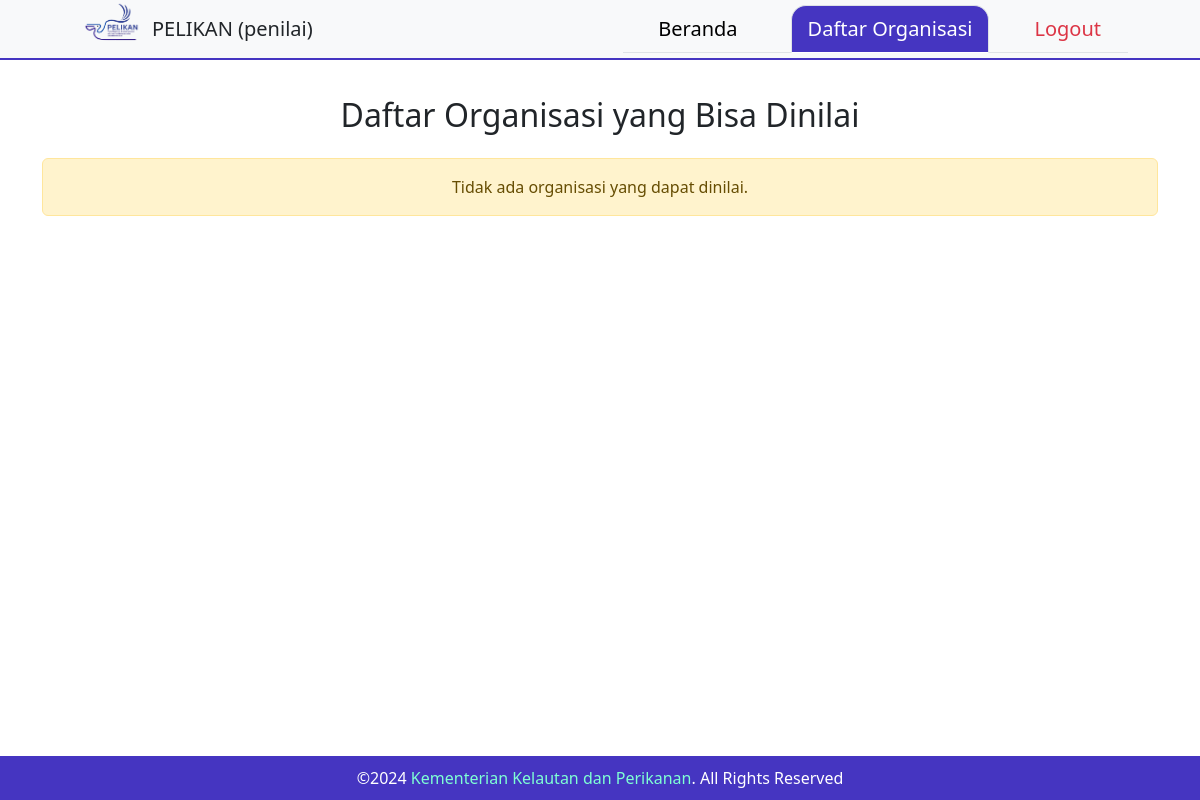
/penilai/list_organisasi.php (signed in), run on an earlier commit of the app's database.
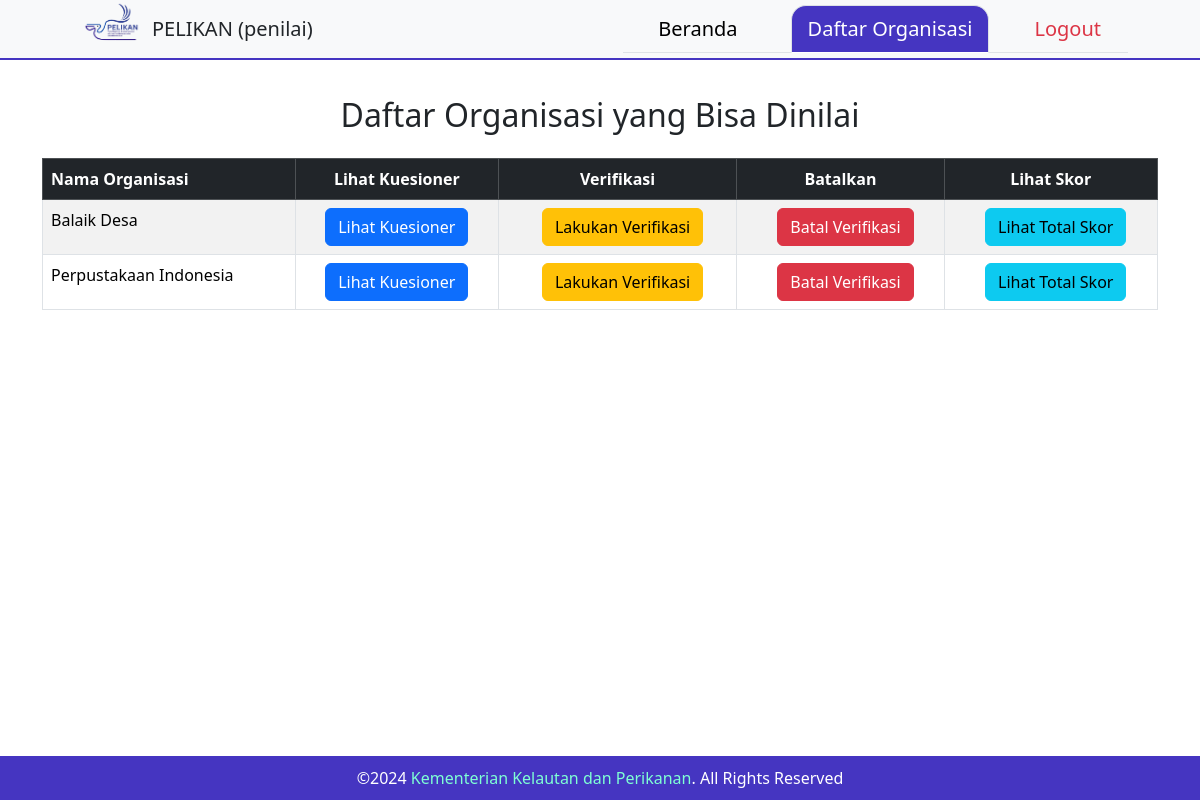
And on a later commit of the database.
### tables this page shows
CREATE TABLE `organisasi` (
  `id_organisasi` int NOT NULL,
  `id_akun` int NOT NULL,
  `unit_eselon1` varchar(255) NOT NULL,
  `nama_organisasi` varchar(255) NOT NULL,
  `alamat` varchar(255) DEFAULT NULL,
  `email_badan` varchar(255) DEFAULT NULL,
  `no_telp_fax` varchar(255) DEFAULT NULL,
  `nip_responden` char(10) NOT NULL,
  `nama_responden` varchar(255) NOT NULL,
  `nilai_kategori1` int NOT NULL,
  `nilai_kategori2` int NOT NULL,
  `nilai_kategori3` int NOT NULL,
  `nilai_kategori4` int NOT NULL,
  `nilai_kategori5` int NOT NULL,
  `nilai_kategori6` int NOT NULL,
  `id_penilai` int DEFAULT NULL,
  `status_kuesioner` tinyint(1) DEFAULT '1',
  `can_fill_out` tinyint(1) DEFAULT '1'
);

### penilai/list_organisasi.php (the view, shortened to what this page needs)
<?php
include '../koneksi.php';
$id_akun = $_SESSION['id_akun'];
$stmt = $conn->prepare("SELECT id_penilai FROM profile_penilai WHERE id_akun = ?");
$stmt->bind_param('i', $id_akun);
$stmt->execute();
$result = $stmt->get_result();
$row = $result->fetch_assoc();
$id_penilai = $row['id_penilai'];
$sql = "SELECT o.id_organisasi, o.nama_organisasi
        FROM organisasi o
        JOIN penilai_user_access pua ON o.id_organisasi = pua.id_organisasi
        WHERE pua.id_penilai = ?";
$stmt = $conn->prepare($sql);
$stmt->bind_param('i', $id_penilai);
$stmt->execute();
$result = $stmt->get_result();
?>
<!DOCTYPE html>
<html lang="id">
<head>
    <link href="https://cdn.jsdelivr.net/npm/bootstrap@5.3.0/dist/css/bootstrap.min.css" rel="stylesheet">
  <link href="../css/bootstrap.min.css" type="text/css" rel="stylesheet">
  <link href="pelikan.css" type="text/css" rel="stylesheet">
  <link rel="stylesheet" href="https://cdnjs.cloudflare.com/ajax/libs/font-awesome/6.0.0-beta3/css/all.min.css">
</head>
<body>
<?php
include 'navbar.php';
?>
<br>
<br>
<div class="container mt-5">
    <h2 class="text-center mb-4">Daftar Organisasi yang Bisa Dinilai</h2>
    <?php if ($result->num_rows > 0): ?>
        <div class="table-responsive">
            <table class="table table-bordered table-striped table-hover">
                <thead class="table-dark">
                    <tr>
                        <th>Nama Organisasi</th>
                        <th class="text-center">Lihat Kuesioner</th>
                        <th class="text-center">Verifikasi</th>
                        <th class="text-center">Batalkan</th>
                        <th class="text-center">Lihat Skor</th>
                    </tr>
                </thead>
                <tbody>
                    <?php while ($row = $result->fetch_assoc()): ?>
                        <tr>
                            <td><?php echo htmlspecialchars($row['nama_organisasi']); ?></td>
                            <td class="text-center"><a href="penilai_dashboard.php?id_organisasi=<?php echo $row['id_organisasi']; ?>" class="btn btn-primary">
                                    Lihat Kuesioner
                                </a></td>
                            <td class="text-center"><button class="btn btn-warning"
                                        data-bs-toggle="modal"
                                        data-bs-target="#verifikasiModal"
                                        data-id="<?php echo $row['id_organisasi']; ?>"
                                        data-action="verifikasi"
                                        style="margin-left: 10px;">
                                    Lakukan Verifikasi
                                </button></td>
                            <td class="text-center"><button class="btn btn-danger"
                                        data-bs-toggle="modal"
                                        data-bs-target="#verifikasiModal"
                                        data-id="<?php echo $row['id_organisasi']; ?>"
                                        data-action="batal"
                                        style="margin-left: 10px;">
                                    Batal Verifikasi
                            </button></td>
<td class="text-center">
    <a href="total_skor.php?id_organisasi=<?php echo $row['id_organisasi']; ?>" class="btn btn-info" style="margin-left: 10px;">
        Lihat Total Skor
    </a>
</td>
                        </tr>
                    <?php endwhile; ?>
                </tbody>
            </table>
        </div>
    <?php else: ?>
        <div class="alert alert-warning text-center">
            Tidak ada organisasi yang dapat dinilai.
        </div>
    <?php endif; ?>
</div>
 <footer>
        <div class="container-fluid text-center" style="color:white;">
            <div class="row">
                <div class="col">
            </div>
                <div class="col-8">
                    ©2024 <a style="text-decoration: none; color:aquamarine">Kementerian Kelautan dan Perikanan</a>. All Rights Reserved
                </div>
                <div class="col">
                </div>
            </div>
        </div>
</footer>
</body>
</html>

What changed in the data, as far as the page shows it:
now on this page (row edited): organisasi: nama_organisasi "Balaik Desa"
now on this page (row edited): organisasi: nama_organisasi "Perpustakaan Indonesia"
Also different on the page:
text no longer shown: "Tidak ada organisasi yang dapat dinilai."
text now shown: "Nama Organisasi Lihat Kuesioner Verifikasi Batalkan Lihat Skor"
